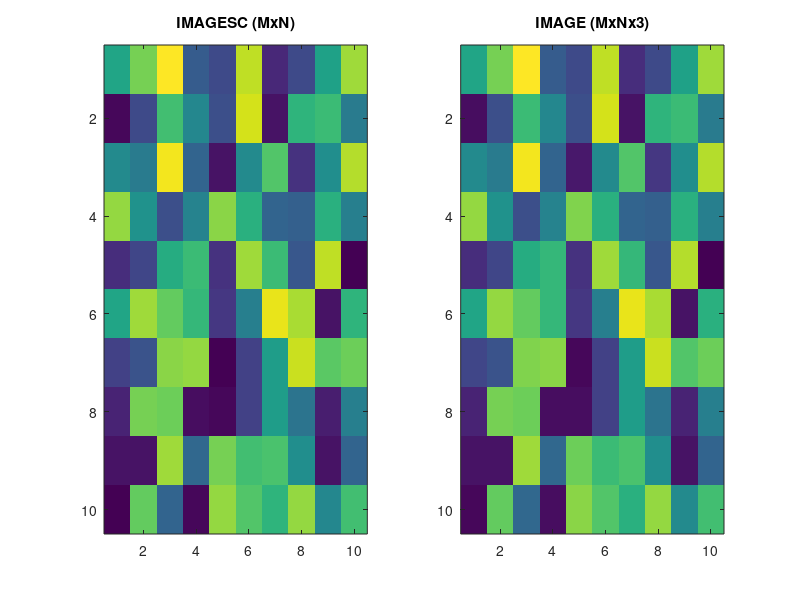

The MATLAB script that drew this image:
function an_tf2rgb

%Sample power spectral plot


% Say this is the given matrix:
G = rand(10,10)*300 - 100;
% Use IMAGESC to plot G.
figure('pos',[100 100 1000 800]);
% colormap(copper) % You realize this affects final image (H)?
subplot(1,2,1)
imagesc(G);
title('IMAGESC (MxN)')
% Now make an RGB image that matches display from IMAGESC:
C = colormap;  % Get the figure's colormap.
L = size(C,1);
% Scale the matrix to the range of the map.
Gs = round(interp1(linspace(min(G(:)),max(G(:)),L),1:L,G));
H = reshape(C(Gs,:),[size(Gs) 3]); % Make RGB image from scaled.
subplot(1,2,2)
image(H)  % Does this image match the other one?
title('IMAGE (MxNx3)')